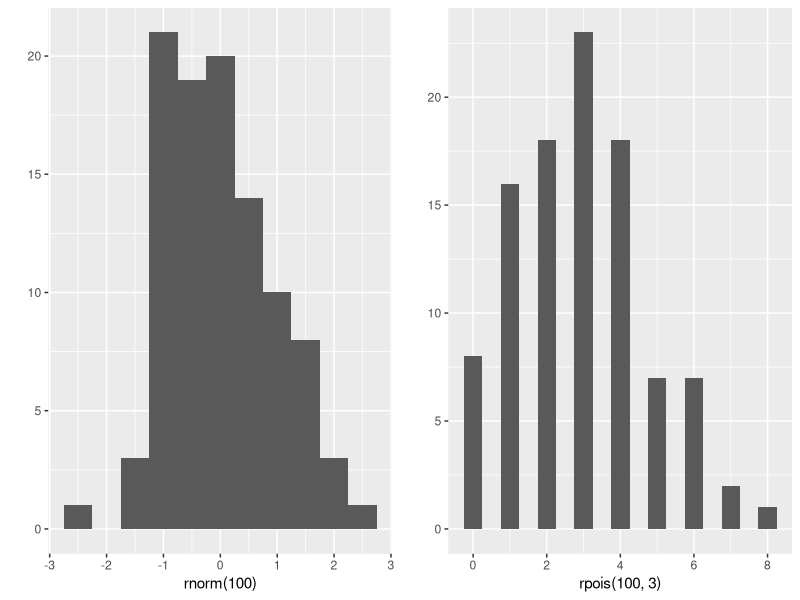

R code for this plot: (Note: this script raises an error after producing the figure.)
# ggplot2 Notes
require(ggplot2)

# useful ggplot2 extensions or compatible packages
# - Publication ready plots https://github.com/kassambara/ggpubr
# - Composer of ggplot2s
#     - https://github.com/thomasp85/patchwork
#     - https://github.com/wilkelab/cowplot
# - A List of ggplot2 extensions http://www.ggplot2-exts.org/

# plot ggplots side by side
# source: http://stackoverflow.com/a/3935554
require(gridExtra)
plot1 <- qplot(rnorm(100), binwidth = 0.5)
plot2 <- qplot(rpois(100, 3), binwidth = 0.5)
grid.arrange(plot1, plot2, ncol = 2)

# change legend title
# source: http://stackoverflow.com/a/14622513
p <- ggplot(df, aes(x=rating, fill=cond)) +
            geom_density(alpha=.3) +
            xlab("NEW RATING TITLE") +
            ylab("NEW DENSITY TITLE")
p <- p + guides(fill=guide_legend(title="New Legend Title"))

# add annotation to side of plot
# source: http://stackoverflow.com/a/12417481/6873133

# increase size of points
# source: http://stackoverflow.com/a/9789895/6873133
dt <- data.frame(country = letters[1:20], val = rnorm(20), siz = rnorm(20))
qplot(x = country, y = val, data = dt, geom = "point", size = siz) +
    scale_size(range = c(2, 10))

# remove all of (x) axis labels
# remove everything, but can pick and choose which ones to keep
# source: https://stackoverflow.com/a/35090981/6873133
ggplot(data = diamonds, mapping = aes(x = clarity)) + geom_bar(aes(fill = cut))+
  theme(axis.title.x = element_blank(),
        axis.text.x = element_blank(),
        axis.ticks.x = element_blank())

# move around x-axis label
# source: https://ggplot2.tidyverse.org/reference/element.html
# inspired by: https://twitter.com/tjmahr/status/1039517803315744768
iris %>% ggplot(aes(Sepal.Length, Sepal.Width)) +
  geom_point() +
  theme(axis.title.x = element_text(hjust = 0.25, vjust = 7))
# draw ellipses around scatterplot clusters
# default, 95% of data drawn around
# source: http://ggplot2.tidyverse.org/reference/stat_ellipse.html
faithpoint <- ggplot(faithful, aes(waiting, eruptions, color = eruptions > 3)) +
    geom_point() +
faithpoint + stat_ellipse()
faithpoint + stat_ellipse(level = 0.99)

# add table into plot with tableGrob
# source: https://stackoverflow.com/a/44121513/6873133
library(gridExtra)
mydata <- data.frame(a=1:50, b=rnorm(50))
mytable <- cbind(sites=c("site 1","site 2","site 3","site 4"), mydata[10:13,])
k <- ggplot(mydata,aes(x=a,y=b)) + 
  geom_point(colour="blue") + 
  geom_point(data=mydata[10:13, ], aes(x=a, y=b), colour="red", size=5) + 
  annotation_custom(tableGrob(mytable, rows=NULL), 
                    xmin=35, xmax=50, ymin=-2.5, ymax=-1)

# add counts above bars in bar graph
# sources:
# - https://stackoverflow.com/a/23770326/
# - https://stackoverflow.com/a/19853744/
# - https://stackoverflow.com/a/3695592/
# - But may be replaced with calc() eventually
#   - See https://stackoverflow.com/a/17506197/
dd <- data.frame(x = rnorm(100, 5, 2))
ggplot(dd, aes(x = x)) + geom_histogram() +
  stat_bin(aes(y = ..count.., label = ..count..), geom = "text", vjust = -0.5)

# add vertical line to plots
# source: https://stackoverflow.com/a/19622114/
iris %>% ggplot(aes(Sepal.Length, Sepal.Width)) +
  geom_point() +
  geom_vline(xintercept = 3)
